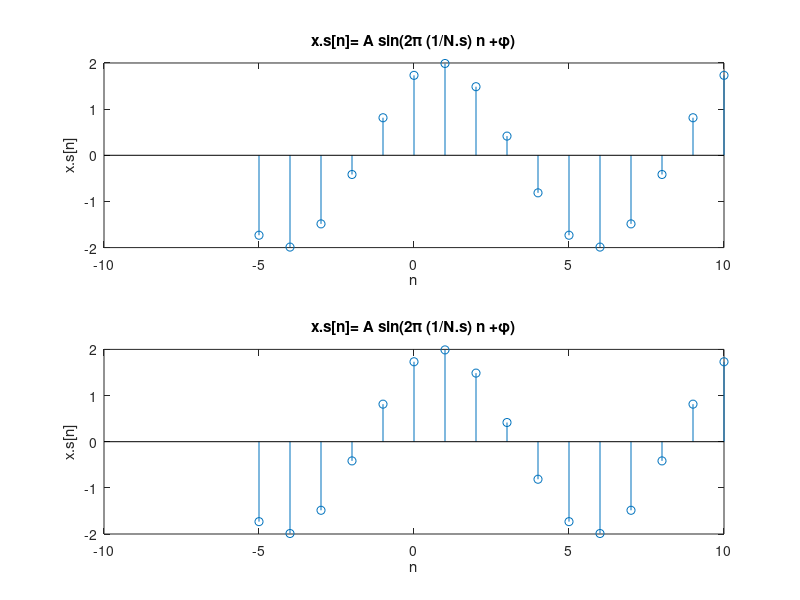

MATLAB code to generate this figure:
%semnal sinusoidal discret
subplot(2,1,1)
A=2; Ns=10; phi=pi/3;
n1=-5; n2=10; n=n1:n2;
xs= A*sin(2*pi*(1/Ns)*n+phi);
stem(n,xs)
xlabel('n');ylabel('x.s[n]')
title('x.s[n]= A sin(2\pi (1/N.s) n +\phi)')

subplot(2,1,2)
xs=@(n) A*sin(2*pi*(1/Ns)*n+phi);
stem(n,xs(n))
xlabel('n');ylabel('x.s[n]')
title('x.s[n]= A sin(2\pi (1/N.s) n +\phi)')